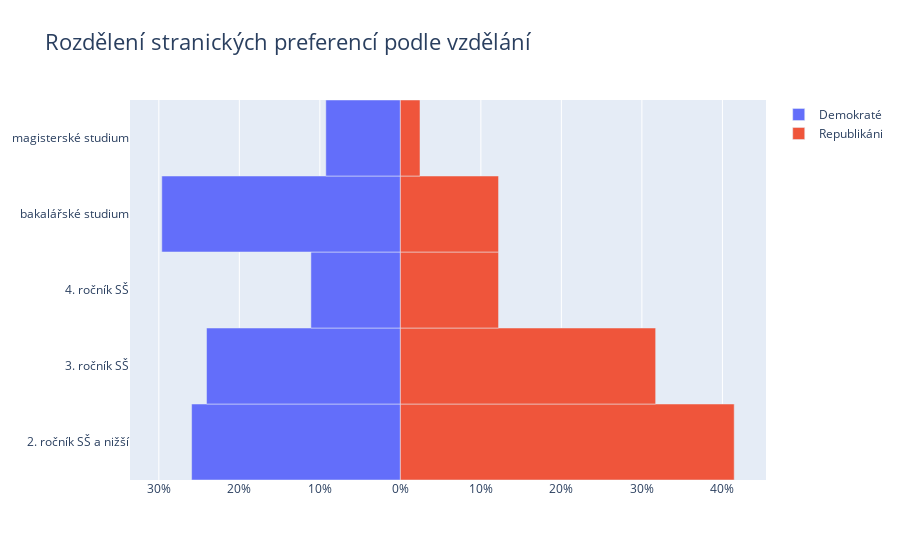

The notebook cell this image was saved under:
### Code cell
fig = gp.Figure()
fig.add_trace(gp.Bar(y= partisianDistribution['Školní rok'], x = partisianDistribution['Democrat'], 
                     name = 'Demokraté', 
                     orientation = 'h'))
fig.add_trace(gp.Bar(y = partisianDistribution['Školní rok'], x = partisianDistribution['Republican'],
                     name = 'Republikáni', orientation = 'h'))
fig.update_layout(title = 'Rozdělení stranických preferencí podle vzdělání',
                 title_font_size = 22, barmode = 'relative',
                 bargap = 0.0, bargroupgap = 0,
                 xaxis = dict(tickvals = [-40, -30, -20, -10,
                                          0, 10, 20, 30, 40],
                              ticktext = ['40%', '30%', '20%', '10%', '0%', 
                                          '10%', '20%', '30%', '40%'],
                              title_font_size = 14)
                 )
fig.show()

### Figure 1 — Plotly figure (JSON) as saved in the notebook; plotly's stock layout.template omitted (floating-point values rounded to 4 significant figures)
{"data": [{"name": "Demokraté", "orientation": "h", "type": "bar", "x": [-25.93, -24.07, -11.11, -29.63, -9.259], "y": ["2. ročník SŠ a nižší", "3. ročník SŠ", "4. ročník SŠ", "bakalářské studium", "magisterské studium"]}, {"name": "Republikáni", "orientation": "h", "type": "bar", "x": [41.46, 31.71, 12.2, 12.2, 2.439], "y": ["2. ročník SŠ a nižší", "3. ročník SŠ", "4. ročník SŠ", "bakalářské studium", "magisterské studium"]}], "layout": {"bargap": 0, "bargroupgap": 0, "barmode": "relative", "title": {"font": {"size": 22}, "text": "Rozdělení stranických preferencí podle vzdělání"}, "xaxis": {"ticktext": ["40%", "30%", "20%", "10%", "0%", "10%", "20%", "30%", "40%"], "tickvals": [-40, -30, -20, -10, 0, 10, 20, 30, 40], "title": {"font": {"size": 14}}}}}
